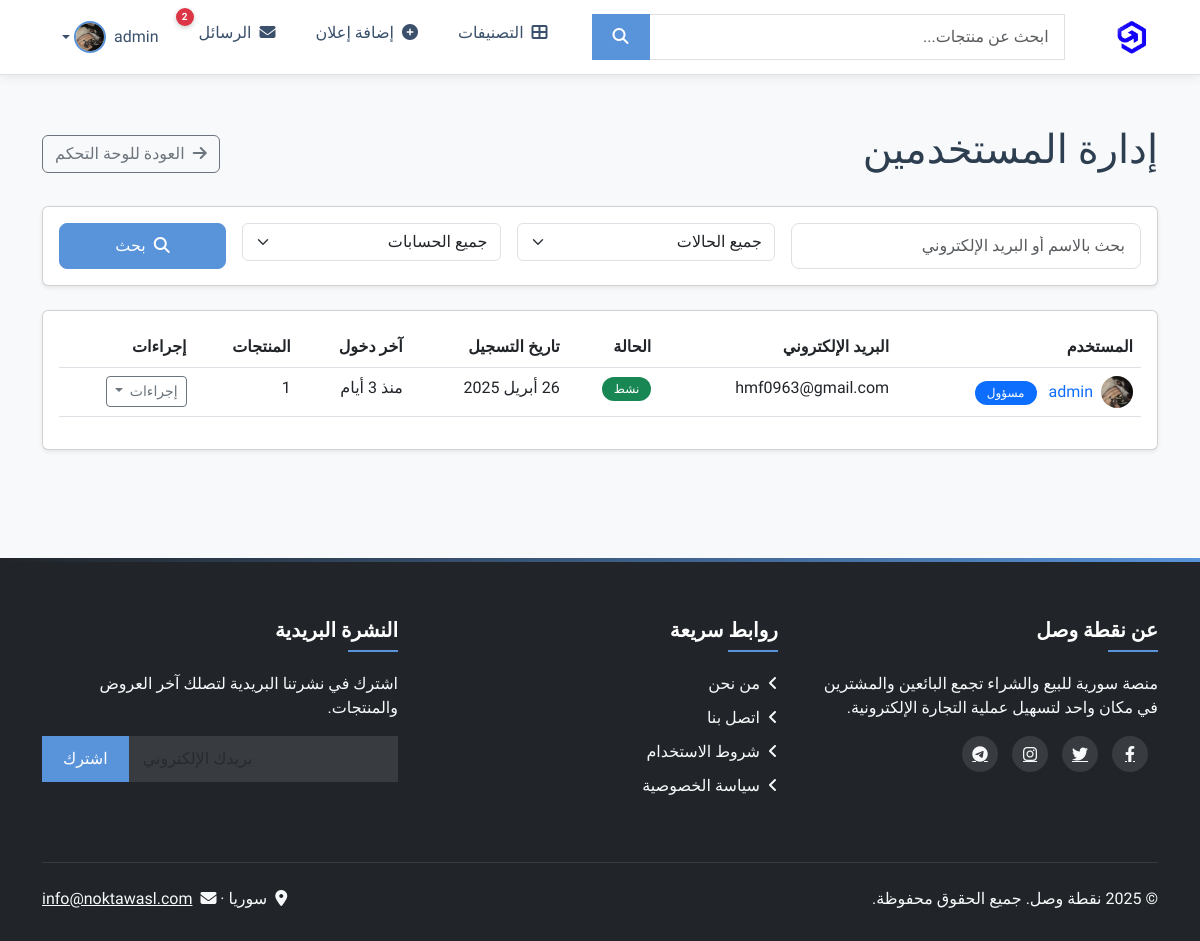
The app's page /admin/users (signed in) with its own data.
### bot/models.py (models this page shows, shortened)
class User(db.Model):
    id = db.Column(db.Integer, primary_key=True)
    email = db.Column(db.String(150), unique=True, nullable=False)
    password = db.Column(db.String(200), nullable=False)
    name = db.Column(db.String(100), nullable=False)
    phone = db.Column(db.String(20), nullable=True)
    profile_image = db.Column(db.String(500), nullable=True)
    profile_image_url = db.Column(db.String(500), nullable=True)
    bio = db.Column(db.Text, nullable=True)
    location = db.Column(db.String(100), nullable=True)
    is_verified = db.Column(db.Boolean, default=False)
    verification_code = db.Column(db.String(6), nullable=True)
    created_at = db.Column(db.DateTime, default=datetime.utcnow)
    last_login = db.Column(db.DateTime, nullable=True)
    is_admin = db.Column(db.Boolean, default=False)
    is_banned = db.Column(db.Boolean, default=False)
    is_online = db.Column(db.Boolean, default=False)
    new_email_pending = db.Column(db.String(150), nullable=True)
    @property
    def is_authenticated(self):
        return True
    products = db.relationship('Product',
                              foreign_keys='Product.seller_id',
                              backref='seller',
                              lazy=True)
    purchased_products = db.relationship('Product',
                                        foreign_keys='Product.buyer_id',
                                        backref='buyer',
                                        lazy=True)
    reviews_received = db.relationship('UserReview',
                                      foreign_keys='UserReview.reviewed_user_id',
                                      backref='reviewed_user',
                                      lazy=True)
    reviews_given = db.relationship('UserReview',
                                   foreign_keys='UserReview.reviewer_id',
                                   backref='reviewer',
                                   lazy=True)
    sent_messages = db.relationship('Message',
                                   foreign_keys='Message.sender_id',
                                   backref='sender',
                                   lazy=True)
    received_messages = db.relationship('Message',
                                      foreign_keys='Message.receiver_id',
                                      backref='receiver',
                                      lazy=True)
    reports_filed = db.relationship('Report',
                                   foreign_keys='Report.reporter_id',
                                   backref='reporter',
                                   lazy=True)
    reports_received = db.relationship('Report',
                                      foreign_keys='Report.reported_user_id',
                                      backref='reported_user',
                                      lazy=True)
    favorites_products = db.relationship('Product',
                                        secondary=favorites,
                                        lazy='subquery',
                                        backref=db.backref('favorited_by', lazy=True))
    audit_logs = db.relationship('AuditLog', backref='user', lazy=True)

### bot/routes.py (the view)
@admin_bp.route('/users')
@admin_required
def users(current_user):
    page = request.args.get('page', 1, type=int)
    per_page = 20
    search_query = request.args.get('search', '')
    status = request.args.get('status', '')
    verified = request.args.get('verified', '')
    from .models import User
    query = User.query
    if search_query:
        query = query.filter(db.or_(
            User.name.like(f'%{search_query}%'),
            User.email.like(f'%{search_query}%')
        ))
    if status == 'active':
        query = query.filter_by(is_banned=False)
    elif status == 'banned':
        query = query.filter_by(is_banned=True)
    elif status == 'admin':
        query = query.filter_by(is_admin=True)
    if verified == '1':
        query = query.filter_by(is_verified=True)
    elif verified == '0':
        query = query.filter_by(is_verified=False)
    query = query.order_by(User.created_at.desc())
    users_paginated = query.paginate(page=page, per_page=per_page)
    return render_template(
        'admin/users.html',
        users=users_paginated.items,
        pagination=users_paginated,
        search_query=search_query,
        status=status,
        verified=verified
    )

### bot/templates/admin/users.html (shortened to what this page needs)
{% extends "layout.html" %}
{% block content %}
<div class="row">
    <div class="col-12">
        <div class="d-flex justify-content-between align-items-center mb-4">
            <h1>إدارة المستخدمين</h1>
            <a href="{{ url_for('admin.dashboard') }}" class="btn btn-outline-secondary">
                <i class="fas fa-arrow-right me-2"></i>العودة للوحة التحكم
            </a>
        </div>
    </div>
</div>
<div class="row mb-4">
    <div class="col-12">
        <div class="card shadow-sm">
            <div class="card-body">
                <form method="GET" class="row g-3">
                    <div class="col-md-4">
                        <input type="text" class="form-control" name="search" placeholder="بحث بالاسم أو البريد الإلكتروني"
                               value="{{ search_query or '' }}">
                    </div>
                    <div class="col-md-3">
                        <select class="form-select" name="status">
                            <option value="">جميع الحالات</option>
                        </select>
                    </div>
                    <div class="col-md-3">
                        <select class="form-select" name="verified">
                            <option value="">جميع الحسابات</option>
                        </select>
                    </div>
                    <div class="col-md-2">
                        <button type="submit" class="btn btn-primary w-100">
                            <i class="fas fa-search me-2"></i>بحث
                        </button>
                    </div>
                </form>
            </div>
        </div>
    </div>
</div>
<div class="row">
    <div class="col-12">
        <div class="card shadow-sm">
            <div class="card-body">
                <div class="table-responsive">
                    <table class="table table-hover">
                        <thead>
                            <tr>
                                <th>المستخدم</th>
                                <th>البريد الإلكتروني</th>
                                <th>الحالة</th>
                                <th>تاريخ التسجيل</th>
                                <th>آخر دخول</th>
                                <th>المنتجات</th>
                                <th>إجراءات</th>
                            </tr>
                        </thead>
                        <tbody>
                            {% for user in users %}
                            <tr>
                                <td>
                                    <div class="d-flex align-items-center">
                                        <img src="{{ user.profile_image_url if user.profile_image_url else (user.profile_image | image_url(folder='users')) }}"
                                        alt="{{ user.name }}"
                                        class="rounded-circle me-2"
                                        width="32" height="32"
                                        style="object-fit: cover;">
                                        <div>
                                            <a href="{{ url_for('user.public_profile', user_id=user.id) }}"
                                               class="text-decoration-none">
                                            </a>
                                            {% if user.is_admin %}
                                            <span class="badge bg-primary ms-2">مسؤول</span>
                                            {% endif %}
                                        </div>
                                    </div>
                                </td>
                                <td>{{ user.email }}</td>
                                <td>
                                    {% if user.is_banned %}
                                        <span class="badge bg-danger">محظور</span>
                                    {% elif user.is_verified %}
                                        <span class="badge bg-success">نشط</span>
                                    {% else %}
                                        <span class="badge bg-warning">غير موثق</span>
                                    {% endif %}
                                </td>
                                <td>{{ user.created_at | format_date }}</td>
                                <td>{{ user.last_login | time_since if user.last_login else 'لم يسجل دخول' }}</td>
                                <td>{{ user.products|length }}</td>
                                <td>
                                    <div class="dropdown">
                                        <button class="btn btn-sm btn-outline-secondary dropdown-toggle" type="button" data-bs-toggle="dropdown">
                                            إجراءات
                                        </button>
                                    </div>
                                </td>
                            </tr>
                            {% else %}
                            <tr>
                                <td colspan="7" class="text-center">لا يوجد مستخدمون</td>
                            </tr>
                            {% endfor %}
                        </tbody>
                    </table>
                </div>
            </div>
        </div>
    </div>
</div>
{% endblock %}

### bot/templates/layout.html (shortened to what this page needs)
<!DOCTYPE html>
<html lang="ar" dir="rtl">
<head>
    <link rel="stylesheet" href="https://cdn.jsdelivr.net/npm/bootstrap@5.3.0/dist/css/bootstrap.rtl.min.css">
    <link rel="stylesheet" href="https://cdnjs.cloudflare.com/ajax/libs/font-awesome/6.4.0/css/all.min.css">
    <link rel="stylesheet" href="{{ url_for('static', filename='css/style.css') }}">
</head>
<body>
    <nav class="navbar navbar-expand-lg navbar-light bg-white border-bottom fixed-top">
        <div class="container">
            <a class="navbar-brand" href="{{ url_for('main.index') }}">
                <img src="{{ url_for('static', filename='images/logo.png') }}" alt="نقطة وصل" height="40">
            </a>
            <div class="collapse navbar-collapse" id="navbarMain">
                <form class="d-flex mx-lg-4 my-2 my-lg-0 flex-grow-1" action="{{ url_for('products.search') }}" method="GET">
                    <div class="input-group">
                        <input class="form-control" type="search" name="q" placeholder="ابحث عن منتجات..." value="{{ request.args.get('q', '') }}">
                        <button class="btn btn-primary" type="submit">
                            <i class="fas fa-search"></i>
                        </button>
                    </div>
                </form>
                <ul class="navbar-nav ms-auto">
                    <li class="nav-item">
                        <a class="nav-link" href="{{ url_for('main.categories') }}">
                            <i class="fas fa-th-large me-1"></i> التصنيفات
                        </a>
                    </li>
                    {% if current_user.is_authenticated %}
                        <li class="nav-item">
                            <a class="nav-link" href="{{ url_for('products.create') }}">
                                <i class="fas fa-plus-circle me-1"></i> إضافة إعلان
                            </a>
                        </li>
                        <li class="nav-item">
                            <a class="nav-link notification-indicator" href="{{ url_for('messages.conversations') }}">
                                <i class="fas fa-envelope me-1"></i> الرسائل
                                {% if current_user.unread_messages_count and current_user.unread_messages_count > 0 %}
                                <span class="notification-badge">{{ current_user.unread_messages_count }}</span>
                                {% else %}
                                <span class="notification-badge">2</span>
                                {% endif %}
                            </a>
                        </li>
                        <li class="nav-item dropdown">
                            <a class="nav-link dropdown-toggle d-flex align-items-center" href="#" id="userDropdown" data-bs-toggle="dropdown">
                                <span class="d-none d-lg-inline me-2">{{ current_user.name }}</span>
                                <img src="{{ current_user.profile_image_url if current_user.profile_image_url else (current_user.profile_image | image_url(folder='users')) }}"
                                 alt="صورة شخصية" class="rounded-circle" width="32" height="32">
                            </a>
                        </li>
                    {% endif %}
                </ul>
            </div>
        </div>
    </nav>
    <main class="py-5 mt-4">
        <div class="container">
            {% block content %}{% endblock %}
        </div>
    </main>
    <footer class="bg-dark text-light">
        <div class="container">
            <div class="row">
                <div class="col-md-4 mb-4">
                    <h5>عن نقطة وصل</h5>
                    <p>منصة سورية للبيع والشراء تجمع البائعين والمشترين في مكان واحد لتسهيل عملية التجارة الإلكترونية.</p>
                    <div class="social-links mt-3">
                        <a href="https://www.facebook.com/profile.php?id=61572268347527" class="text-light"><i class="fab fa-facebook-f"></i></a>
                        <a href="https://x.com/NoktaWasl" class="text-light"><i class="fab fa-twitter"></i></a>
                        <a href="https://www.instagram.com/noktawasl/" class="text-light"><i class="fab fa-instagram"></i></a>
                        <a href="https://t.me/noktawasl" class="text-light"><i class="fab fa-telegram-plane"></i></a>
                    </div>
                </div>
                <div class="col-md-4 mb-4">
                    <h5>روابط سريعة</h5>
                    <ul class="list-unstyled">
                        <li><a href="{{ url_for('main.about') }}" class="text-light text-decoration-none"><i class="fas fa-angle-left me-2"></i>من نحن</a></li>
                        <li><a href="{{ url_for('main.contact') }}" class="text-light text-decoration-none"><i class="fas fa-angle-left me-2"></i>اتصل بنا</a></li>
                        <li><a href="{{ url_for('main.terms') }}" class="text-light text-decoration-none"><i class="fas fa-angle-left me-2"></i>شروط الاستخدام</a></li>
                        <li><a href="{{ url_for('main.privacy') }}" class="text-light text-decoration-none"><i class="fas fa-angle-left me-2"></i>سياسة الخصوصية</a></li>
                    </ul>
                </div>
                <div class="col-md-4 mb-4">
                    <h5>النشرة البريدية</h5>
                    <p>اشترك في نشرتنا البريدية لتصلك آخر العروض والمنتجات.</p>
                    <form action="{{ url_for('main.newsletter_subscribe') }}" method="POST" class="newsletter-form mt-3">
                        <div class="input-group">
                            <input type="email" name="email" class="form-control" placeholder="بريدك الإلكتروني" required>
                            <button class="btn btn-primary" type="submit">اشترك</button>
                        </div>
                    </form>
                </div>
            </div>
            <hr class="my-4" style="opacity: 0.1;">
            <div class="row align-items-center">
                <div class="col-md-6 text-center text-md-start">
                    <p class="mb-0">&copy; {{ now.year }} نقطة وصل. جميع الحقوق محفوظة.</p>
                </div>
                <div class="col-md-6 text-center text-md-end">
                    <p class="mb-0">
                        <i class="fas fa-map-marker-alt me-1"></i> سوريا &middot;
                        <i class="fas fa-envelope me-1"></i> <a href="mailto:info@noktawasl.com" class="text-light">info@noktawasl.com</a>
                    </p>
                </div>
            </div>
        </div>
    </footer>
</body>
</html>

### records on screen
User: name "admin", profile_image_url (picture), is_admin "مسؤول", email "hmf0963@gmail.com", is_banned "نشط", created_at "26 أبريل 2025", last_login "منذ 3 أيام", products|length "1"
